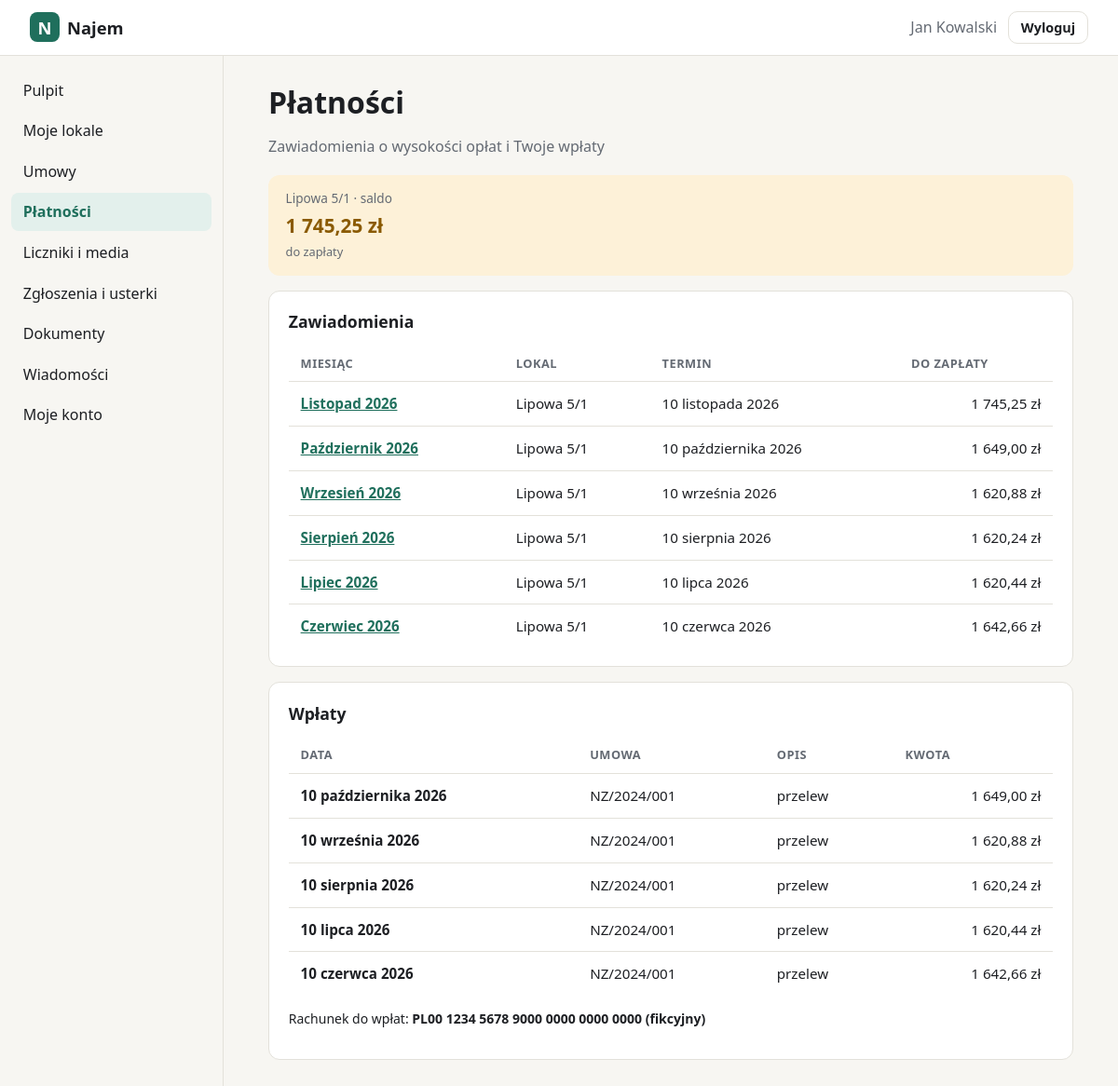
Screenshot of /panel/platnosci (signed in) with the database file from the repository.
### tables this page shows
CREATE TABLE users (
    id            INTEGER PRIMARY KEY AUTOINCREMENT,
    login         TEXT NOT NULL UNIQUE COLLATE NOCASE,
    password_hash TEXT NOT NULL,
    full_name     TEXT,
    role          TEXT NOT NULL DEFAULT 'klient',
    created_at    TEXT NOT NULL DEFAULT (datetime('now')),
    last_login_at TEXT
, email TEXT, telefon TEXT, aktywny INTEGER NOT NULL DEFAULT 1);

CREATE TABLE lokale (
    id          INTEGER PRIMARY KEY AUTOINCREMENT,
    nazwa       TEXT NOT NULL,
    ulica       TEXT NOT NULL,          -- ulica z numerem budynku
    nr_lokalu   TEXT,
    kod         TEXT NOT NULL,
    miasto      TEXT NOT NULL,
    rodzaj      TEXT NOT NULL DEFAULT 'mieszkanie',
    powierzchnia REAL,                  -- m²
    pokoje      INTEGER,
    pietro      TEXT,
    opis        TEXT,
    wyposazenie TEXT,                   -- pozycje rozdzielone nową linią
    created_at  TEXT NOT NULL DEFAULT (datetime('now'))
, nr_wodomierza TEXT, nr_cieplomierza TEXT, budynek_id INTEGER REFERENCES budynki(id));

CREATE TABLE naliczenia (
    id               INTEGER PRIMARY KEY AUTOINCREMENT,
    umowa_id         INTEGER NOT NULL REFERENCES umowy(id),
    okres_czynsz     TEXT NOT NULL,
    okres_media      TEXT NOT NULL,
    data_wystawienia TEXT NOT NULL,
    termin           TEXT,
    suma_pozycji     INTEGER NOT NULL,
    saldo            INTEGER NOT NULL DEFAULT 0,   -- + niedopłata, − nadpłata
    do_zaplaty       INTEGER NOT NULL,
    created_at       TEXT NOT NULL DEFAULT (datetime('now')),
    UNIQUE (umowa_id, okres_czynsz)
);

CREATE TABLE wplaty (
    id         INTEGER PRIMARY KEY AUTOINCREMENT,
    umowa_id   INTEGER NOT NULL REFERENCES umowy(id),
    data       TEXT NOT NULL,
    kwota      INTEGER NOT NULL,
    opis       TEXT,
    created_at TEXT NOT NULL DEFAULT (datetime('now'))
);

CREATE TABLE umowy (
    id                INTEGER PRIMARY KEY AUTOINCREMENT,
    numer             TEXT NOT NULL UNIQUE,
    lokal_id          INTEGER NOT NULL REFERENCES lokale(id),
    najemca_id        INTEGER NOT NULL REFERENCES users(id),
    rodzaj            TEXT NOT NULL DEFAULT 'najem okazjonalny',
    data_zawarcia     TEXT NOT NULL,
    data_od           TEXT NOT NULL,
    data_do           TEXT,             -- NULL = czas nieokreślony
    czynsz            INTEGER NOT NULL,
    oplaty            INTEGER NOT NULL DEFAULT 0,  -- opłaty eksploatacyjne / zaliczki
    kaucja            INTEGER NOT NULL DEFAULT 0,
    dzien_platnosci   INTEGER NOT NULL DEFAULT 10,
    wypowiedzenie     TEXT,             -- np. '1 miesiąc'
    rozwiazana_dnia   TEXT,             -- wcześniejsze zakończenie
    uwagi             TEXT,
    created_at        TEXT NOT NULL DEFAULT (datetime('now'))
, liczba_osob INTEGER NOT NULL DEFAULT 1);

CREATE TABLE ustawienia (
    klucz   TEXT PRIMARY KEY,
    wartosc TEXT
);

### rozliczenia.py (the view)
@app.get("/panel/platnosci")
@login_required
def platnosci():
    db = get_db()
    ids = _moje_umowy_ids()
    zaw, wpl, salda = [], [], []
    if ids:
        q = ",".join("?" * len(ids))
        zaw = db.execute(f"""SELECT n.*, u.numer, l.nazwa AS lokal_nazwa FROM naliczenia n
                             JOIN umowy u ON u.id=n.umowa_id JOIN lokale l ON l.id=u.lokal_id
                             WHERE n.umowa_id IN ({q}) ORDER BY n.okres_czynsz DESC""", ids).fetchall()
        wpl = db.execute(f"""SELECT w.*, u.numer FROM wplaty w JOIN umowy u ON u.id=w.umowa_id
                             WHERE w.umowa_id IN ({q}) ORDER BY w.data DESC LIMIT 100""", ids).fetchall()
        for uid in ids:
            if db.execute("SELECT 1 FROM naliczenia WHERE umowa_id=? UNION SELECT 1 FROM wplaty WHERE umowa_id=?",
                          (uid, uid)).fetchone():
                u = db.execute("SELECT u.numer, l.nazwa AS lokal_nazwa FROM umowy u JOIN lokale l ON l.id=u.lokal_id"
                               " WHERE u.id=?", (uid,)).fetchone()
                salda.append({"u": u, "saldo": saldo(uid)})
    ost = db.execute("SELECT * FROM umowy WHERE najemca_id=? ORDER BY data_od DESC LIMIT 1", (g.user["id"],)).fetchone()
    return render_template("platnosci.html", active="platnosci", zaw=zaw, wpl=wpl, salda=salda,
                           rachunek=rachunek_umowy(ost) if ost else ust()["rachunek"])

### app.py (called while the page is built)
def get_db() -> sqlite3.Connection:
    if "db" not in g:
        g.db = sqlite3.connect(DB_PATH)
        g.db.row_factory = sqlite3.Row
        g.db.execute("PRAGMA foreign_keys = ON")
    return g.db

def csrf_token() -> str:
    if "_csrf" not in session:
        session["_csrf"] = secrets.token_urlsafe(32)
    return session["_csrf"]

def static_v(filename):
    try:
        v = int((BASE / "static" / filename).stat().st_mtime)
    except OSError:
        v = 0
    return url_for("static", filename=filename, v=v)

def login_required(view):
    @wraps(view)
    def wrapped(*a, **kw):
        if g.user is None:
            return redirect(url_for("login", next=request.path))
        if g.user["role"] == "zarzadca":
            return redirect(url_for("zarzadca.pulpit"))
        return view(*a, **kw)
    return wrapped

@app.before_request
def load_user():
    g.user = None
    uid = session.get("user_id")
    if uid:
        g.user = get_db().execute(
            "SELECT id, login, full_name, role FROM users WHERE id=? AND aktywny=1", (uid,)
        ).fetchone()
        if g.user is None:
            session.clear()

@app.context_processor
def inject():
    return {"menu": MENU, "user": g.get("user")}

@app.template_filter("zl")
def fmt_zl(grosze):
    if grosze is None:
        return "—"
    zl, gr = divmod(int(grosze), 100)
    return f"{zl:,}".replace(",", " ") + f",{gr:02d} zł"

@app.template_filter("data")
def fmt_data(iso):
    if not iso:
        return "—"
    d = date.fromisoformat(iso[:10])
    return f"{d.day} {MIESIACE[d.month - 1]} {d.year}"

### pomiary.py (called while the page is built)
@app.context_processor
def _ctx_najemca():
    if request.endpoint != "media" or g.get("user") is None:
        return {}
    od, do = nastepne_okno()
    return {"lokale_odczyt": lokale_najemcy(g.user["id"]), "moje_pomiary": moje_pomiary(g.user["id"]),
            "dzis": date.today().isoformat(), "okno_od": od.isoformat(), "okno_do": do.isoformat(),
            "w_oknie_dzis": od <= date.today() <= do}

### rozliczenia.py (called while the page is built)
@app.template_filter("okres")
def fmt_okres(o):
    if not o:
        return "—"
    return f"{MIESIACE_M[int(o[5:7]) - 1]} {o[:4]}"

@app.context_processor
def _ctx_dzis():
    return {"today": date.today().isoformat()}

def budynek(bid):
    return None if bid is None else get_db().execute("SELECT * FROM budynki WHERE id=?", (bid,)).fetchone()

def stawki(b):
    s = ust()
    if b is not None:
        for k in STAWKI_BUDYNKU:
            if b[k] not in (None, ""):
                s[k] = b[k]
    return s

### templates/platnosci.html (shortened to what this page needs)
{% extends "panel.html" %}
{% block content %}
<h1>Płatności</h1>
<p class="muted">Zawiadomienia o wysokości opłat i Twoje wpłaty</p>
{% if salda %}
<div class="stats">
  {% for s in salda %}
  <div class="stat {% if s.saldo > 0 %}stat-warn{% else %}stat-accent{% endif %}">
    <span>{{ s.u.lokal_nazwa }} · saldo</span>
    <strong>{{ (s.saldo|abs)|zl }}</strong>
    <small class="muted">{{ 'do zapłaty' if s.saldo > 0 else 'nadpłata' if s.saldo < 0 else 'rozliczone' }}</small>
  </div>
  {% endfor %}
</div>
{% endif %}
<section class="panel-box">
  <h2>Zawiadomienia</h2>
  {% if zaw %}
  <div class="table-wrap"><table class="table">
    <thead><tr><th>Miesiąc</th><th>Lokal</th><th>Termin</th><th class="num">Do zapłaty</th></tr></thead>
    <tbody>{% for n in zaw %}
      <tr><td data-label="Miesiąc"><a href="{{ url_for('platnosc', nid=n.id) }}"><strong>{{ n.okres_czynsz|okres|capitalize }}</strong></a></td>
          <td data-label="Lokal">{{ n.lokal_nazwa }}</td>
          <td data-label="Termin">{{ n.termin|data }}</td>
          <td data-label="Do zapłaty" class="num">{{ n.do_zaplaty|zl }}</td></tr>
    {% endfor %}</tbody>
  </table></div>
  {% else %}<p class="muted">Nie ma jeszcze zawiadomień.</p>{% endif %}
</section>
<section class="panel-box">
  <h2>Wpłaty</h2>
  {% if wpl %}
  <div class="table-wrap"><table class="table">
    <thead><tr><th>Data</th><th>Umowa</th><th>Opis</th><th class="num">Kwota</th></tr></thead>
    <tbody>{% for w in wpl %}
      <tr><td data-label="Data"><strong>{{ w.data|data }}</strong></td><td data-label="Umowa">{{ w.numer }}</td>
          <td data-label="Opis">{{ w.opis or '—' }}</td><td data-label="Kwota" class="num">{{ w.kwota|zl }}</td></tr>
    {% endfor %}</tbody>
  </table></div>
  {% else %}<p class="muted">Brak zarejestrowanych wpłat.</p>{% endif %}
  {% if rachunek %}<p class="small">Rachunek do wpłat: <strong>{{ rachunek }}</strong></p>{% endif %}
</section>
{% endblock %}

### templates/panel.html (shortened to what this page needs)
{% extends "base.html" %}
{% block body_class %}app-page{% endblock %}
{% block body %}
<header class="appbar">
  <a class="brand" href="{% block home_url %}{{ url_for('panel') }}{% endblock %}"><span class="logo">N</span> Najem{% block brand_suffix %}{% endblock %}</a>
  <div class="who">
    <span class="muted">{{ user.full_name or user.login }}</span>
    <form method="post" action="{{ url_for('logout') }}">
      <button class="btn btn-ghost btn-sm" type="submit">Wyloguj</button>
    </form>
  </div>
</header>
<div class="layout">
  <nav class="sidebar" aria-label="Menu główne">
    <ul>
    {% block nav %}
    {% for key, label, _ in menu %}
      <li><a href="{{ url_for('section', key=key) }}" {% if key == active %}aria-current="page"{% endif %}>{{ label }}</a></li>
    {% endfor %}
    {% endblock %}
    </ul>
  </nav>
  <main class="content">
    {% block content %}{% endblock %}
  </main>
</div>
{% endblock %}

### static/style.css (style rules this page uses)
:root { --bg: #f7f6f2; --surface: #ffffff; --text: #1d1f23; --muted: #646a73; --line: #e3e1da; --accent: #1f6f5c; --accent-ink: #ffffff; --accent-soft: #e3f0ec; --danger: #b3261e; --danger-soft: #fbe9e7; --radius: 12px; color-scheme: light; }
* { box-sizing: border-box; }
html, body { margin: 0; }
body { background: var(--bg); color: var(--text); font: 16px/1.5 system-ui, -apple-system, "Segoe UI", Roboto, sans-serif; min-height: 100vh; }
a { color: var(--accent); }
h1 { line-height: 1.15; margin: 0 0 .4em; }
.muted { color: var(--muted); }
.small { font-size: .875rem; }
.brand { display: inline-flex; align-items: center; gap: .5rem; font-weight: 700; font-size: 1.15rem; color: var(--text); text-decoration: none; }
.logo { display: inline-grid; place-items: center; width: 2rem; height: 2rem; border-radius: 8px; background: var(--accent); color: var(--accent-ink); font-weight: 800; }
.btn { display: inline-block; border: 1px solid transparent; border-radius: 10px; padding: .7rem 1.2rem; font: inherit; font-weight: 600; text-decoration: none; cursor: pointer; }
.btn-ghost { background: transparent; color: var(--text); border-color: var(--line); }
.btn-sm { padding: .35rem .8rem; font-size: .9rem; }
.appbar { position: sticky; top: 0; z-index: 10; display: flex; align-items: center; gap: 1rem; padding: .75rem clamp(16px, 3vw, 32px); background: var(--surface); border-bottom: 1px solid var(--line); }
.appbar .who { margin-left: auto; display: flex; align-items: center; gap: .75rem; }
.appbar form { margin: 0; }
.layout { display: grid; grid-template-columns: 240px 1fr; min-height: calc(100vh - 58px); }
.sidebar { border-right: 1px solid var(--line); padding: 1rem .75rem; }
.sidebar ul { list-style: none; margin: 0; padding: 0; display: flex; flex-direction: column; gap: 2px; }
.sidebar a { display: block; padding: .55rem .8rem; border-radius: 8px; color: var(--text); text-decoration: none; }
.sidebar a[aria-current=page] { background: var(--accent-soft); color: var(--accent); font-weight: 600; }
.content { padding: 2rem clamp(16px, 4vw, 48px); max-width: 960px; }
:root { --ok: #1f7a4d; --ok-soft: #e1f3e9; --warn: #8a5a00; --warn-soft: #fdf1d8; --info: #2457a6; --info-soft: #e4ecfa; --off: #6b7079; --off-soft: #ececea; }
.content h1 { font-size: clamp(1.5rem, 3vw, 2rem); }
.content h2 { font-size: 1.1rem; margin: 0 0 .8rem; }
.panel-box { background: var(--surface); border: 1px solid var(--line); border-radius: var(--radius); padding: 1.2rem 1.3rem; margin-top: 1rem; }
.table-wrap { overflow-x: auto; margin-top: 1.2rem; }
.panel-box .table-wrap { margin-top: 0; }
.table { width: 100%; border-collapse: collapse; font-size: .95rem; }
.table th { text-align: left; font-size: .8rem; color: var(--muted); font-weight: 600; text-transform: uppercase; letter-spacing: .04em; padding: .6rem .8rem; border-bottom: 1px solid var(--line); }
.table td { padding: .75rem .8rem; border-bottom: 1px solid var(--line); vertical-align: top; }
.table tr:last-child td { border-bottom: 0; }
.num { text-align: right; font-variant-numeric: tabular-nums; white-space: nowrap; }
.stats { display: grid; gap: 1rem; grid-template-columns: repeat(auto-fit, minmax(170px, 1fr)); margin-top: 1.2rem; }
.stat { background: var(--surface); border: 1px solid var(--line); border-radius: var(--radius); padding: .9rem 1.1rem; display: flex; flex-direction: column; gap: .2rem; }
.stat span { color: var(--muted); font-size: .85rem; }
.stat strong { font-size: 1.3rem; font-variant-numeric: tabular-nums; }
.stat small { font-size: .8rem; }
.stat-warn { background: var(--warn-soft); border-color: transparent; }
.stat-warn strong { color: var(--warn); }

### rows the page displays
users: full_name "Jan Kowalski"
lokale: u.lokal_nazwa "Lipowa 5/1"
naliczenia: okres_czynsz|okres "Listopad 2026", lokal_nazwa "Lipowa 5/1", termin|data "10 listopada 2026", do_zaplaty|zl "1 745,25 zł"
naliczenia: okres_czynsz|okres "Październik 2026", lokal_nazwa "Lipowa 5/1", termin|data "10 października 2026", do_zaplaty|zl "1 649,00 zł"
naliczenia: okres_czynsz|okres "Wrzesień 2026", lokal_nazwa "Lipowa 5/1", termin|data "10 września 2026", do_zaplaty|zl "1 620,88 zł"
naliczenia: okres_czynsz|okres "Sierpień 2026", lokal_nazwa "Lipowa 5/1", termin|data "10 sierpnia 2026", do_zaplaty|zl "1 620,24 zł"
naliczenia: okres_czynsz|okres "Lipiec 2026", lokal_nazwa "Lipowa 5/1", termin|data "10 lipca 2026", do_zaplaty|zl "1 620,44 zł"
naliczenia: okres_czynsz|okres "Czerwiec 2026", lokal_nazwa "Lipowa 5/1", termin|data "10 czerwca 2026", do_zaplaty|zl "1 642,66 zł"
wplaty: data|data "10 października 2026", numer "NZ/2024/001", opis "przelew", kwota|zl "1 649,00 zł"
wplaty: data|data "10 września 2026", numer "NZ/2024/001", opis "przelew", kwota|zl "1 620,88 zł"
wplaty: data|data "10 sierpnia 2026", numer "NZ/2024/001", opis "przelew", kwota|zl "1 620,24 zł"
wplaty: data|data "10 lipca 2026", numer "NZ/2024/001", opis "przelew", kwota|zl "1 620,44 zł"
wplaty: data|data "10 czerwca 2026", numer "NZ/2024/001", opis "przelew", kwota|zl "1 642,66 zł"
ustawienia: wartosc "PL00 1234 5678 9000 0000 0000 0000 (fikcyjny)"

### other values shown
{{ label }} "Pulpit" "Moje lokale" "Umowy" "Płatności" "Liczniki i media" "Zgłoszenia i usterki" "Dokumenty" "Wiadomości" "Moje konto"
{{ (s.saldo|abs)|zl }} "1 745,25 zł"
